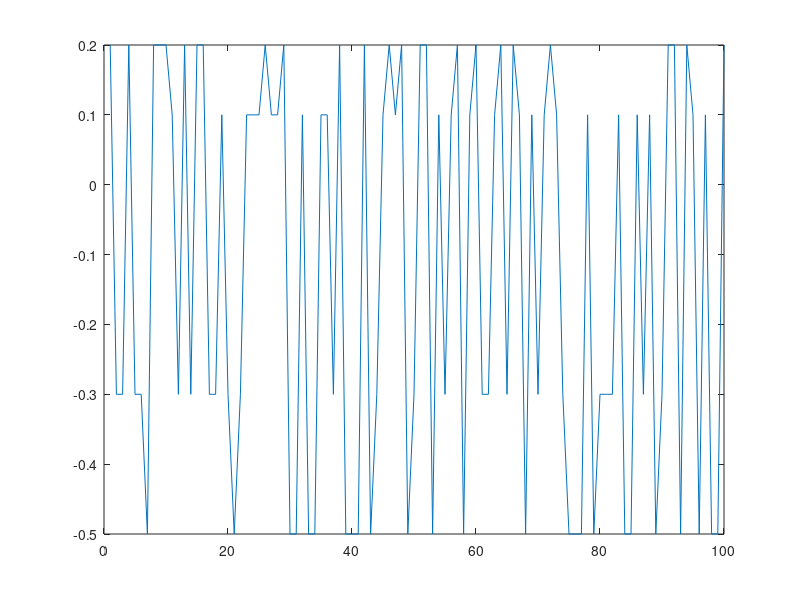

The MATLAB script that drew this image:
%test the model with best-fit parameters, creates something that includes
%values derived from the model that change on a trial by trial basis

%load up best drift and bias parameters based on model fit

drift_parameters = [0.003 0.003 0.003 0.003];
bias_parameters = [0.1 -0.5 0.2 -0.3];

% conditions: hel go, hel change, lel go, lel change

trial_sequence=importdata('TrialLabels.txt'); %load up the sequences

%look for string matches
hel_go=ismember(trial_sequence,'High Error Likelihood/GO');
plot(hel_go) %confirm 1 shows existance of that trial
hel_go=hel_go.*bias_parameters(1);

hel_change=ismember(trial_sequence,'High Error Likelihood/CHANGE');
hel_change=hel_change.*bias_parameters(2);

lel_go = ismember(trial_sequence,'Low Error Likelihood/GO');
lel_go=lel_go.*bias_parameters(3);

lel_change = ismember(trial_sequence,'Low Error Likelihood/CHANGE');
lel_change=lel_change.*bias_parameters(4);

%prediction of the trial by trial change in the bias parameter
activity_prediction_vector=hel_go+hel_change+lel_go+lel_change;

plot(activity_prediction_vector)
%confirm that first trial is lel_change and that shows -0.3 bias

%now correlate/regress these against brain activity
